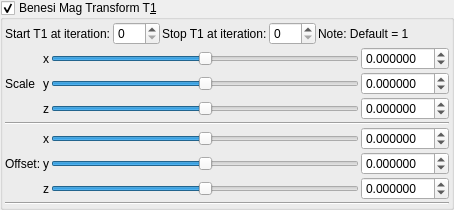
    <widget class="MyGroupBox" name="groupCheck_transf_benesi_T1_enabled_false">
     <property name="toolTip">
      <string/>
     </property>
     <property name="title">
      <string>Benesi Mag Transform T&amp;1</string>
     </property>
     <property name="checkable">
      <bool>true</bool>
     </property>
     <layout class="QVBoxLayout" name="verticalLayout_29" stretch="0,0,0">
      <property name="spacing">
       <number>2</number>
      </property>
      <property name="leftMargin">
       <number>2</number>
      </property>
      <property name="topMargin">
       <number>2</number>
      </property>
      <property name="rightMargin">
       <number>2</number>
      </property>
      <property name="bottomMargin">
       <number>2</number>
      </property>
      <item>
       <layout class="QGridLayout" name="gridLayout_62">
        <property name="spacing">
         <number>2</number>
        </property>
        <item row="1" column="5">
         <spacer name="horizontalSpacer_35">
          <property name="orientation">
           <enum>Qt::Horizontal</enum>
          </property>
          <property name="sizeHint" stdset="0">
           <size>
            <width>40</width>
            <height>20</height>
           </size>
          </property>
         </spacer>
        </item>
        <item row="1" column="2">
         <widget class="QLabel" name="label_247">
          <property name="text">
           <string>Stop T1 at iteration:</string>
          </property>
         </widget>
        </item>
        <item row="1" column="3">
         <widget class="MySpinBox" name="spinboxInt_transf_stop_iterationsT_1">
          <property name="sizePolicy">
           <sizepolicy hsizetype="Minimum" vsizetype="Maximum">
            <horstretch>0</horstretch>
            <verstretch>0</verstretch>
           </sizepolicy>
          </property>
          <property name="maximum">
           <number>999</number>
          </property>
         </widget>
        </item>
        <item row="1" column="1">
         <widget class="MySpinBox" name="spinboxInt_transf_start_iterations">
          <property name="sizePolicy">
           <sizepolicy hsizetype="Minimum" vsizetype="Maximum">
            <horstretch>0</horstretch>
            <verstretch>0</verstretch>
           </sizepolicy>
          </property>
          <property name="maximum">
           <number>999</number>
          </property>
         </widget>
        </item>
        <item row="1" column="0">
         <widget class="QLabel" name="label_246">
          <property name="text">
           <string>Start T1 at iteration:</string>
          </property>
         </widget>
        </item>
        <item row="1" column="4">
         <widget class="QLabel" name="label_140">
          <property name="text">
           <string>Note: Default = 1</string>
          </property>
         </widget>
        </item>
       </layout>
      </item>
      <item>
       <layout class="QGridLayout" name="gridLayout_63">
        <property name="spacing">
         <number>2</number>
        </property>
        <item row="6" column="1">
         <widget class="QLabel" name="label_125">
          <property name="sizePolicy">
           <sizepolicy hsizetype="Preferred" vsizetype="Preferred">
            <horstretch>0</horstretch>
            <verstretch>0</verstretch>
           </sizepolicy>
          </property>
          <property name="text">
           <string notr="true">z</string>
          </property>
          <property name="alignment">
           <set>Qt::AlignRight|Qt::AlignTrailing|Qt::AlignVCenter</set>
          </property>
         </widget>
        </item>
        <item row="5" column="3">
         <widget class="MyDoubleSpinBox" name="spinbox3_transf_offset_200_y">
          <property name="sizePolicy">
           <sizepolicy hsizetype="Minimum" vsizetype="Maximum">
            <horstretch>0</horstretch>
            <verstretch>0</verstretch>
           </sizepolicy>
          </property>
          <property name="prefix">
           <string/>
          </property>
          <property name="suffix">
           <string/>
          </property>
          <property name="decimals">
           <number>6</number>
          </property>
          <property name="minimum">
           <double>-99.989999999999995</double>
          </property>
          <property name="maximum">
           <double>99.989999999999995</double>
          </property>
          <property name="singleStep">
           <double>0.100000000000000</double>
          </property>
         </widget>
        </item>
        <item row="4" column="3">
         <widget class="MyDoubleSpinBox" name="spinbox3_transf_offset_200_x">
          <property name="sizePolicy">
           <sizepolicy hsizetype="Minimum" vsizetype="Maximum">
            <horstretch>0</horstretch>
            <verstretch>0</verstretch>
           </sizepolicy>
          </property>
          <property name="prefix">
           <string/>
          </property>
          <property name="suffix">
           <string/>
          </property>
          <property name="decimals">
           <number>6</number>
          </property>
          <property name="minimum">
           <double>-99.989999999999995</double>
          </property>
          <property name="maximum">
           <double>99.989999999999995</double>
          </property>
          <property name="singleStep">
           <double>0.100000000000000</double>
          </property>
         </widget>
        </item>
        <item row="5" column="2">
         <widget class="QSlider" name="slider3_transf_offset_200_y">
          <property name="sizePolicy">
           <sizepolicy hsizetype="Expanding" vsizetype="Maximum">
            <horstretch>0</horstretch>
            <verstretch>0</verstretch>
           </sizepolicy>
          </property>
          <property name="minimum">
           <number>-5000000</number>
          </property>
          <property name="maximum">
           <number>5000000</number>
          </property>
          <property name="singleStep">
           <number>1</number>
          </property>
          <property name="orientation">
           <enum>Qt::Horizontal</enum>
          </property>
         </widget>
        </item>
        <item row="6" column="3">
         <widget class="MyDoubleSpinBox" name="spinbox3_transf_offset_200_z">
          <property name="sizePolicy">
           <sizepolicy hsizetype="Minimum" vsizetype="Maximum">
            <horstretch>0</horstretch>
            <verstretch>0</verstretch>
           </sizepolicy>
          </property>
          <property name="prefix">
           <string/>
          </property>
          <property name="suffix">
           <string/>
          </property>
          <property name="decimals">
           <number>6</number>
          </property>
          <property name="minimum">
           <double>-99.989999999999995</double>
          </property>
          <property name="maximum">
           <double>99.989999999999995</double>
          </property>
          <property name="singleStep">
           <double>0.100000000000000</double>
          </property>
         </widget>
        </item>
        <item row="2" column="3">
         <widget class="MyDoubleSpinBox" name="spinbox3_transf_scale3D_222_z">
          <property name="sizePolicy">
           <sizepolicy hsizetype="Minimum" vsizetype="Maximum">
            <horstretch>0</horstretch>
            <verstretch>0</verstretch>
           </sizepolicy>
          </property>
          <property name="prefix">
           <string/>
          </property>
          <property name="suffix">
           <string/>
          </property>
          <property name="decimals">
           <number>6</number>
          </property>
          <property name="minimum">
           <double>-99.989999999999995</double>
          </property>
          <property name="maximum">
           <double>99.989999999999995</double>
          </property>
          <property name="singleStep">
           <double>0.100000000000000</double>
          </property>
         </widget>
        </item>
        <item row="2" column="2">
         <widget class="QSlider" name="slider3_transf_scale3D_222_z">
          <property name="sizePolicy">
           <sizepolicy hsizetype="Expanding" vsizetype="Maximum">
            <horstretch>0</horstretch>
            <verstretch>0</verstretch>
           </sizepolicy>
          </property>
          <property name="minimum">
           <number>-5000000</number>
          </property>
          <property name="maximum">
           <number>5000000</number>
          </property>
          <property name="singleStep">
           <number>1</number>
          </property>
          <property name="orientation">
           <enum>Qt::Horizontal</enum>
          </property>
         </widget>
        </item>
        <item row="4" column="2">
         <widget class="QSlider" name="slider3_transf_offset_200_x">
          <property name="sizePolicy">
           <sizepolicy hsizetype="Preferred" vsizetype="Preferred">
            <horstretch>0</horstretch>
            <verstretch>0</verstretch>
           </sizepolicy>
          </property>
          <property name="minimum">
           <number>-5000000</number>
          </property>
          <property name="maximum">
           <number>5000000</number>
          </property>
          <property name="singleStep">
           <number>1</number>
          </property>
          <property name="orientation">
           <enum>Qt::Horizontal</enum>
          </property>
         </widget>
        </item>
        <item row="6" column="2">
         <widget class="QSlider" name="slider3_transf_offset_200_z">
          <property name="sizePolicy">
           <sizepolicy hsizetype="Expanding" vsizetype="Maximum">
            <horstretch>0</horstretch>
            <verstretch>0</verstretch>
           </sizepolicy>
          </property>
          <property name="minimum">
           <number>-5000000</number>
          </property>
          <property name="maximum">
           <number>5000000</number>
          </property>
          <property name="singleStep">
           <number>1</number>
          </property>
          <property name="orientation">
           <enum>Qt::Horizontal</enum>
          </property>
         </widget>
        </item>
        <item row="5" column="0">
         <widget class="QLabel" name="label_259">
          <property name="text">
           <string>Offset:</string>
          </property>
         </widget>
        </item>
        <item row="4" column="1">
         <widget class="QLabel" name="label_118">
          <property name="sizePolicy">
           <sizepolicy hsizetype="Preferred" vsizetype="Preferred">
            <horstretch>0</horstretch>
            <verstretch>0</verstretch>
           </sizepolicy>
          </property>
          <property name="text">
           <string notr="true">x</string>
          </property>
          <property name="alignment">
           <set>Qt::AlignRight|Qt::AlignTrailing|Qt::AlignVCenter</set>
          </property>
         </widget>
        </item>
        <item row="5" column="1">
         <widget class="QLabel" name="label_119">
          <property name="sizePolicy">
           <sizepolicy hsizetype="Preferred" vsizetype="Preferred">
            <horstretch>0</horstretch>
            <verstretch>0</verstretch>
           </sizepolicy>
          </property>
          <property name="text">
           <string notr="true">y</string>
          </property>
          <property name="alignment">
           <set>Qt::AlignRight|Qt::AlignTrailing|Qt::AlignVCenter</set>
          </property>
         </widget>
        </item>
        <item row="1" column="0">
         <widget class="QLabel" name="label_258">
          <property name="text">
           <string>Scale</string>
          </property>
         </widget>
        </item>
        <item row="0" column="1">
         <widget class="QLabel" name="label_126">
          <property name="sizePolicy">
           <sizepolicy hsizetype="Preferred" vsizetype="Preferred">
            <horstretch>0</horstretch>
            <verstretch>0</verstretch>
           </sizepolicy>
          </property>
          <property name="text">
           <string notr="true">x</string>
          </property>
          <property name="alignment">
           <set>Qt::AlignRight|Qt::AlignTrailing|Qt::AlignVCenter</set>
          </property>
         </widget>
        </item>
        <item row="1" column="1">
         <widget class="QLabel" name="label_127">
          <property name="sizePolicy">
           <sizepolicy hsizetype="Preferred" vsizetype="Preferred">
            <horstretch>0</horstretch>
            <verstretch>0</verstretch>
           </sizepolicy>
          </property>
          <property name="text">
           <string notr="true">y</string>
          </property>
          <property name="alignment">
           <set>Qt::AlignRight|Qt::AlignTrailing|Qt::AlignVCenter</set>
          </property>
         </widget>
        </item>
        <item row="2" column="1">
         <widget class="QLabel" name="label_128">
          <property name="sizePolicy">
           <sizepolicy hsizetype="Preferred" vsizetype="Preferred">
            <horstretch>0</horstretch>
            <verstretch>0</verstretch>
           </sizepolicy>
          </property>
          <property name="text">
           <string notr="true">z</string>
          </property>
          <property name="alignment">
           <set>Qt::AlignRight|Qt::AlignTrailing|Qt::AlignVCenter</set>
          </property>
         </widget>
        </item>
        <item row="0" column="2">
         <widget class="QSlider" name="slider3_transf_scale3D_222_x">
          <property name="sizePolicy">
           <sizepolicy hsizetype="Preferred" vsizetype="Preferred">
            <horstretch>0</horstretch>
            <verstretch>0</verstretch>
           </sizepolicy>
          </property>
          <property name="minimum">
           <number>-5000000</number>
          </property>
          <property name="maximum">
           <number>5000000</number>
          </property>
          <property name="singleStep">
           <number>1</number>
          </property>
          <property name="orientation">
           <enum>Qt::Horizontal</enum>
          </property>
         </widget>
        </item>
        <item row="0" column="3">
         <widget class="MyDoubleSpinBox" name="spinbox3_transf_scale3D_222_x">
          <property name="sizePolicy">
           <sizepolicy hsizetype="Minimum" vsizetype="Maximum">
            <horstretch>0</horstretch>
            <verstretch>0</verstretch>
           </sizepolicy>
          </property>
          <property name="prefix">
           <string/>
          </property>
          <property name="suffix">
           <string/>
          </property>
          <property name="decimals">
           <number>6</number>
          </property>
          <property name="minimum">
           <double>-99.989999999999995</double>
          </property>
          <property name="maximum">
           <double>99.989999999999995</double>
          </property>
          <property name="singleStep">
           <double>0.100000000000000</double>
          </property>
         </widget>
        </item>
        <item row="1" column="3">
         <widget class="MyDoubleSpinBox" name="spinbox3_transf_scale3D_222_y">
          <property name="sizePolicy">
           <sizepolicy hsizetype="Minimum" vsizetype="Maximum">
            <horstretch>0</horstretch>
            <verstretch>0</verstretch>
           </sizepolicy>
          </property>
          <property name="prefix">
           <string/>
          </property>
          <property name="suffix">
           <string/>
          </property>
          <property name="decimals">
           <number>6</number>
          </property>
          <property name="minimum">
           <double>-99.989999999999995</double>
          </property>
          <property name="maximum">
           <double>99.989999999999995</double>
          </property>
          <property name="singleStep">
           <double>0.100000000000000</double>
          </property>
         </widget>
        </item>
        <item row="3" column="0" colspan="4">
         <widget class="Line" name="line_53">
          <property name="orientation">
           <enum>Qt::Horizontal</enum>
          </property>
         </widget>
        </item>
        <item row="1" column="2">
         <widget class="QSlider" name="slider3_transf_scale3D_222_y">
          <property name="sizePolicy">
           <sizepolicy hsizetype="Expanding" vsizetype="Maximum">
            <horstretch>0</horstretch>
            <verstretch>0</verstretch>
           </sizepolicy>
          </property>
          <property name="minimum">
           <number>-5000000</number>
          </property>
          <property name="maximum">
           <number>5000000</number>
          </property>
          <property name="singleStep">
           <number>1</number>
          </property>
          <property name="orientation">
           <enum>Qt::Horizontal</enum>
          </property>
         </widget>
        </item>
       </layout>
      </item>
      <item>
       <widget class="Line" name="line_55">
        <property name="orientation">
         <enum>Qt::Horizontal</enum>
        </property>
       </widget>
      </item>
     </layout>
    </widget>
